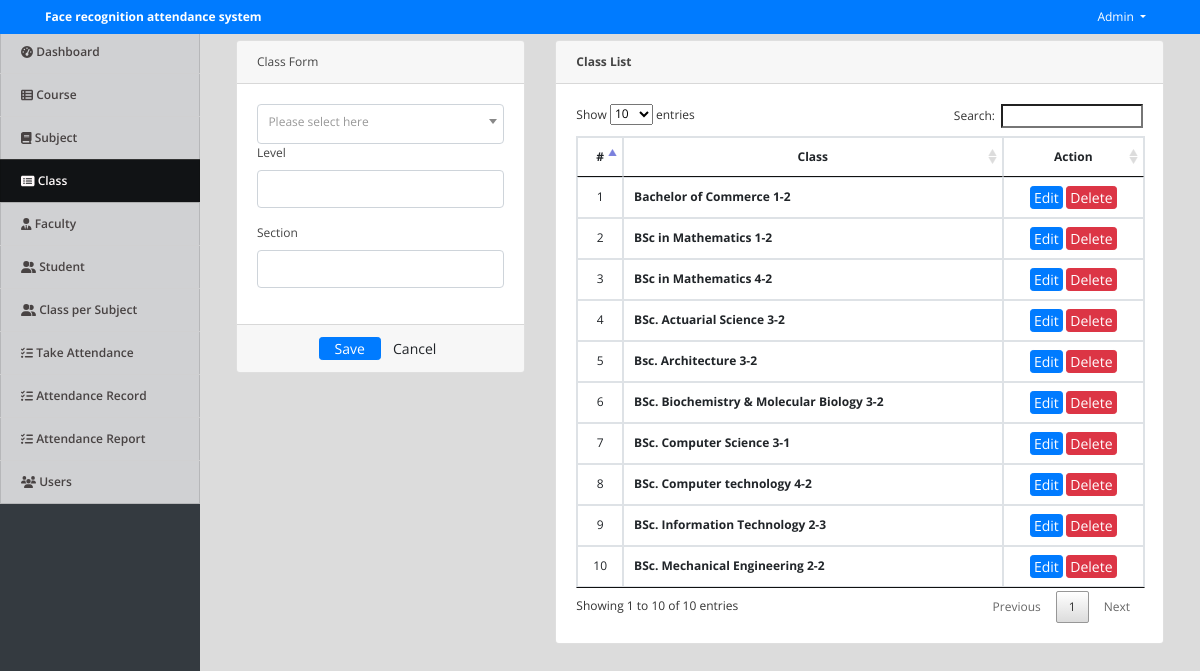
Page /face-recognition-and-detection-python-engine/dlib-face-recognition-backend-ui/Face-Recognition-Application/student_attendance/index.php?page=class (signed in) on the committed database.
### tables this page shows
CREATE TABLE `class` (
  `id` int(11) NOT NULL,
  `course_id` int(11) NOT NULL,
  `level` varchar(50) NOT NULL,
  `section` varchar(100) NOT NULL,
  `status` tinyint(1) NOT NULL DEFAULT 1 COMMENT '1=Active, 0=Inactive',
  `date_created` datetime NOT NULL DEFAULT current_timestamp()
);

### face-recognition-and-detection-python-engine/dlib-face-recognition-backend-ui/Face-Recognition-Application/student_attendance/class.php (the view, shortened to what this page needs)
<?php include('db_connect.php');?>
<div class="container-fluid">
	<div class="col-lg-12">
		<div class="row">
			<div class="col-md-4">
			<form action="" id="manage-class">
				<div class="card">
					<div class="card-header">
						    Class Form
				  	</div>
					<div class="card-body">
							<div class="form-group">
								<label class="control-label">Level</label>
								<input type="text" class="form-control" name="level">
							</div>
							<div class="form-group">
								<label class="control-label">Section</label>
								<input type="text" class="form-control" name="section">
							</div>
					</div>
					<div class="card-footer">
						<div class="row">
							<div class="col-md-12">
								<button class="btn btn-sm btn-primary col-sm-3 offset-md-3"> Save</button>
								<button class="btn btn-sm btn-default col-sm-3" type="reset"> Cancel</button>
							</div>
						</div>
					</div>
				</div>
			</form>
			</div>
			<div class="col-md-8">
				<div class="card">
					<div class="card-header">
						<b>Class List</b>
					</div>
					<div class="card-body">
						<table class="table table-bordered table-hover">
							<thead>
								<tr>
									<th class="text-center" width="5%">#</th>
									<th class="text-center">Class</th>
									<th class="text-center" width="25%">Action</th>
								</tr>
							</thead>
							<tbody>
								<?php
								$i = 1;
								$class = $conn->query("SELECT c.*,concat(co.course,' ',c.level,'-',c.section) as `class` FROM `class` c inner join courses co on co.id = c.course_id order by concat(co.course,' ',c.level,'-',c.section) asc");
								while($row=$class->fetch_assoc()):
								?>
								<tr>
									<td class="text-center"><?php echo $i++ ?></td>
									<td class="">
										<p><b><?php echo $row['class'] ?></b></p>
									</td>
									<td class="text-center">
										<button class="btn btn-sm btn-primary edit_class" type="button" data-id="<?php echo $row['id'] ?>"  data-course_id="<?php echo $row['course_id'] ?>"  data-level="<?php echo $row['level'] ?>" data-section="<?php echo $row['section'] ?>" >Edit</button>
										<button class="btn btn-sm btn-danger delete_class" type="button" data-id="<?php echo $row['id'] ?>">Delete</button>
									</td>
								</tr>
								<?php endwhile; ?>
							</tbody>
						</table>
					</div>
				</div>
			</div>
		</div>
	</div>
</div>

### face-recognition-and-detection-python-engine/dlib-face-recognition-backend-ui/Face-Recognition-Application/student_attendance/assets/css/style.css (style rules this page uses)
body { font-family: "Open Sans", sans-serif; color: #444444; width: 100%; height: calc(100%); font-size: 12px; }
.btn-sm { padding: .0001rem .2rem; }

### face-recognition-and-detection-python-engine/dlib-face-recognition-backend-ui/Face-Recognition-Application/student_attendance/index.php (style rules this page uses)
body { background: #80808045; }

### face-recognition-and-detection-python-engine/dlib-face-recognition-backend-ui/Face-Recognition-Application/student_attendance/class.php (style rules this page uses)
td { vertical-align: middle !important; }
td p { margin: unset; }

### rows in the picture
class: class "Bachelor of Commerce 1-2"
class: class "BSc in Mathematics 1-2"
class: class "BSc in Mathematics 4-2"
class: class "BSc. Actuarial Science 3-2"
class: class "Bsc. Architecture 3-2"
class: class "BSc. Biochemistry & Molecular Biology 3-2"
class: class "BSc. Computer Science 3-1"
class: class "BSc. Computer technology 4-2"
class: class "BSc. Information Technology 2-3"
class: class "BSc. Mechanical Engineering 2-2"

### other values in the picture
$_SESSION['system']['name'] "Face recognition attendance system"
$_SESSION['login_name'] "Admin"
